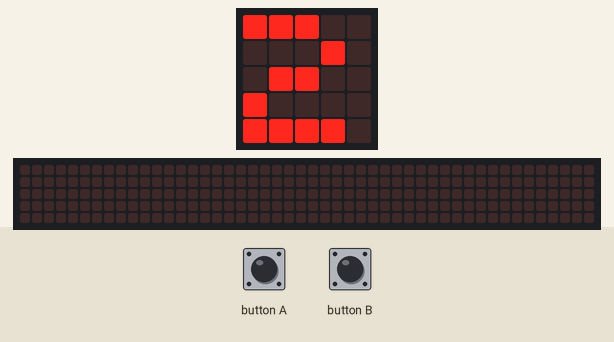
A program run on a simulated BBC micro:bit (MakeCode). On the bench: the board's 5×5 LED display, a strip that is not on the board, showing the scrolling text unrolled. The test bench sets the inputs (shaded band). Random numbers come from a fixed seed; the 48×5 strip is a reading aid, not a part: it shows the text the display is scrolling, unrolled, one strip-width of it at a time.

Above: at 0.9 s.
At 7.15 s:
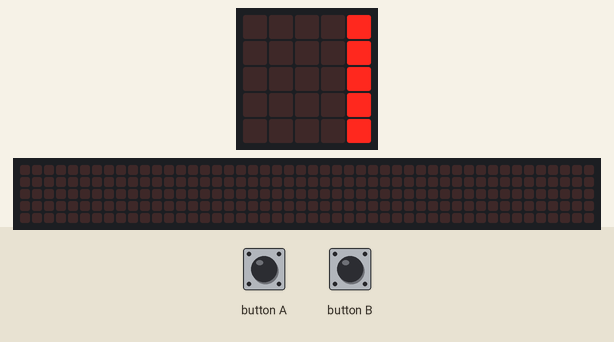
7.8 s: button B pressed for 0.15 s
At 9.0 s:
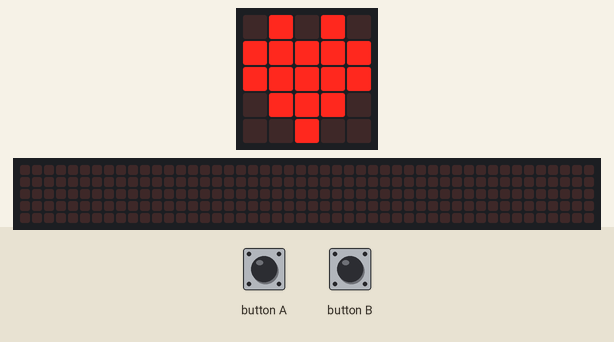
At 13.3 s:
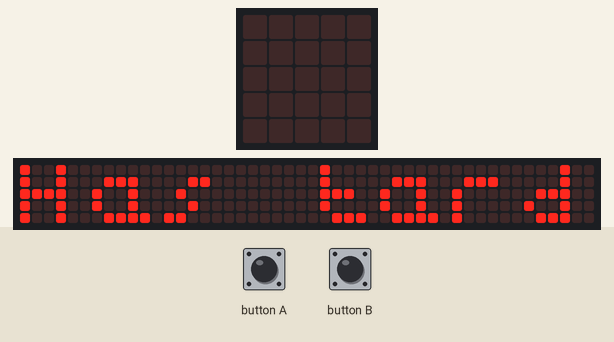

Measured:
- what the display in image 0 shows lasts 0.8 s, from 0.9 s to 1.7 s
- what the display in image 1 shows lasts 0.4 s, from 7.0 s to 7.4 s
- what the display in image 2 shows lasts 0.6 s, from 8.6 s to 9.2 s
- what the display in image 3 shows lasts 0.8 s, from 12.7 s to 13.5 s

The program:

main.ts
```typescript
function OK () {
    basic.showIcon(IconNames.Heart)
    t_respuesta = input.runningTime()
    basic.showString("Has tardado" + (t_respuesta - t_inicio) + " ms")
    Barra()
}
function Barra () {
    Lado = randint(1, 2)
    if (Lado == 1) {
        basic.showLeds(`
            # . . . .
            # . . . .
            # . . . .
            # . . . .
            # . . . .
            `)
    } else {
        basic.showLeds(`
            . . . . #
            . . . . #
            . . . . #
            . . . . #
            . . . . #
            `)
    }
    t_inicio = input.runningTime()
}
let t_respuesta = 0
let t_inicio = 0
let Lado = 0
Lado = 0
t_inicio = 0
t_respuesta = 0
let index = 3
for (let index2 = 0; index2 < 3; index2++) {
    basic.showNumber(index)
    basic.pause(100)
    index += -1
}
basic.clearScreen()
basic.showString("GO!")
Barra()
basic.forever(function () {
    if (Lado == 1 && input.buttonIsPressed(Button.A)) {
        OK()
    }
    if (Lado == 2 && input.buttonIsPressed(Button.B)) {
        OK()
    }
})
basic.forever(function () {
    if (Lado == 1 && input.buttonIsPressed(Button.A)) {
        basic.showIcon(IconNames.Yes)
        t_respuesta = input.runningTime()
        basic.showString("Has tardado:" + (t_respuesta - t_inicio) + " ms")
    }
    Barra()
})
basic.forever(function () {
    if (Lado == 2 && input.buttonIsPressed(Button.B)) {
        basic.showIcon(IconNames.Yes)
        t_respuesta = input.runningTime()
        basic.showString("Has tardado:" + (t_respuesta - t_inicio) + " ms")
    }
    Barra()
})
```

test.ts
```typescript
// aquí va el archivo "tests"; esto no se compilará cuando este paquete se utilice como una extensión.
```
